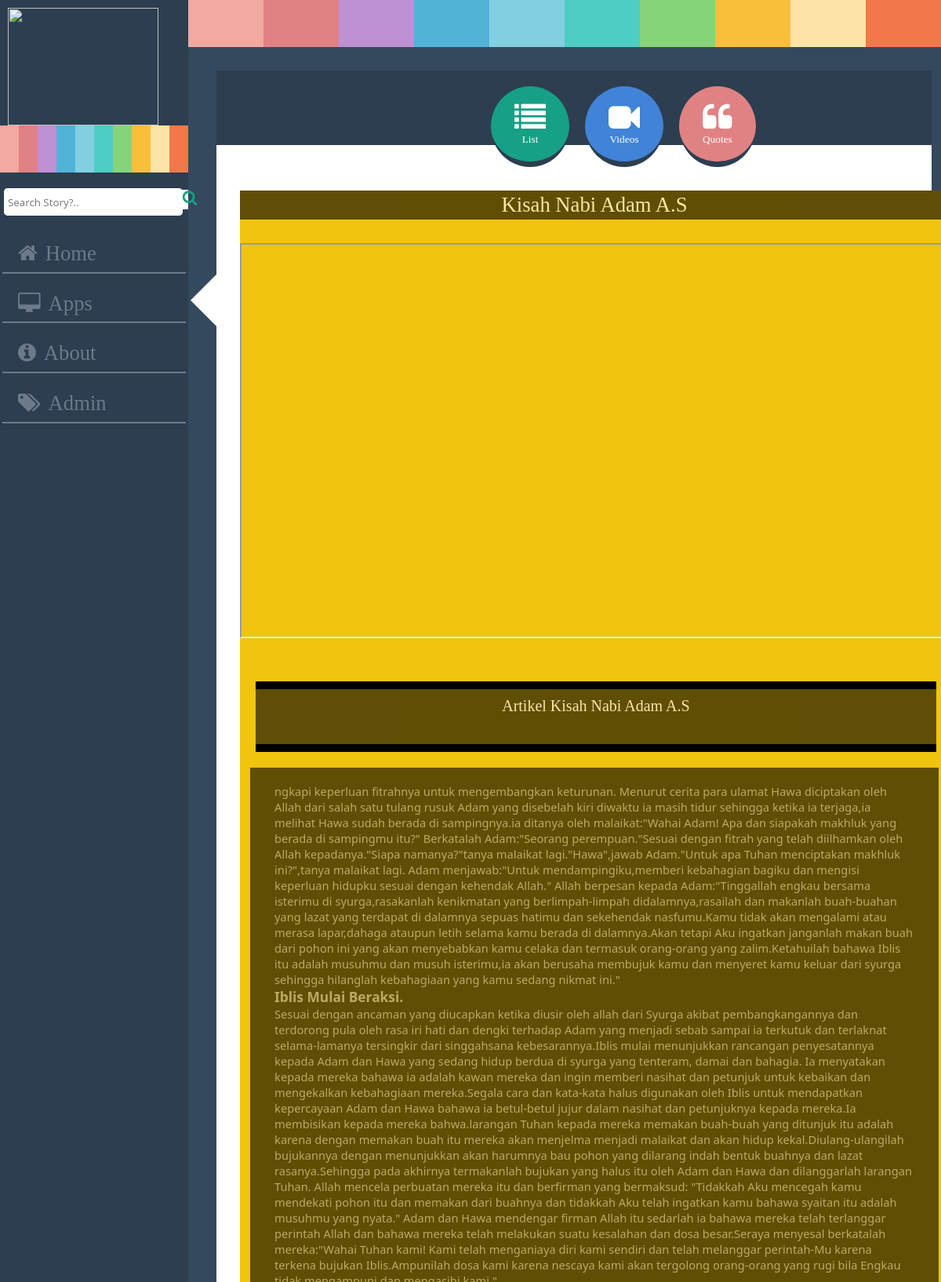
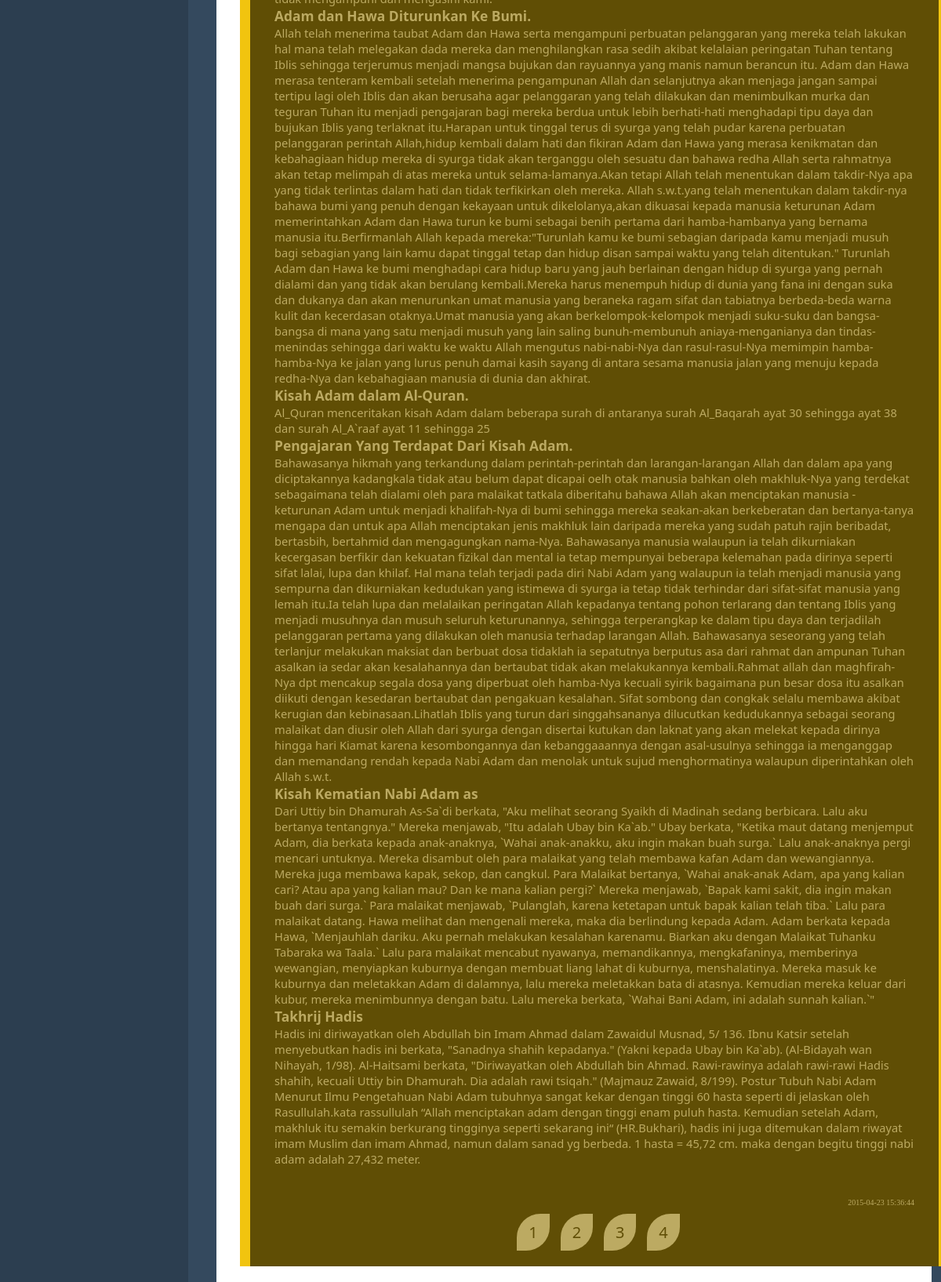
Screenshot of /next3.php?id=9 with the database file from the repository (2 pictures, top to bottom).
### tables this page shows
CREATE TABLE IF NOT EXISTS `kisah` (
  `id_kisah` int(10) NOT NULL AUTO_INCREMENT,
  `judul` text NOT NULL,
  `gambar` text NOT NULL,
  `video` text NOT NULL,
  `isi` text NOT NULL,
  `tgl` datetime NOT NULL,
  PRIMARY KEY (`id_kisah`)
);

### Web/next3.php (the view, shortened to what this page needs)
<?php
include "koneksi.php";
	if (isset($_GET['id'])) {
			$sql = $sh->prepare("SELECT *FROM kisah where id_kisah = '$_GET[id]'");
			$sql->execute();
			$data = $sql->fetch(PDO::FETCH_ASSOC);
		}else
			{
			header("Location:error.php");
		}if($data===false)
			{
				header("Location:error.php");
		}else if(!isset($_GET['id'])){
		header("location:error.php");
			}
?>
<html>
<head>
</head>
<link rel="stylesheet" href="css/font-awesome.min.css" type="text/css">
<link rel="stylesheet" href="css.css">
<body>
<div id="c">
<div id="c1">
	<div id="logo">
	<img src="f/sn.png">
	</div>
	<div id="a">
	<div id="s1"></div>
	<div id="s2"></div>
	<div id="s3"></div>
	<div id="s4"></div>
	<div id="s5"></div>
	<div id="s6"></div>
	<div id="s7"></div>
	<div id="s8"></div>
	<div id="s9"></div>
	<div id="s10"></div>
	</div>
	<div id="pencarian">
	<div id="cari">
	<form action="cari.php" method="Post" enctype="multipart/form-data">
		<input type="text" name="cari" placeholder="Search Story?.." required>
	</form>
	</div>
	<div id="ca"><i class="fa fa-search"></i></div>
	</div>
	<a href="index.php">
	<div id="home"><i class="fa fa-home"><span style="margin-left:10px;">Home</span></i></div>
	</a>
	<a href="app.php">
	<div id="app"><i class="fa fa-desktop"><span style="margin-left:10px;">Apps</span></i></div>
	</a>
	<a href="about.php">
	<div id="about"><i class="fa fa-info-circle"><span style="margin-left:10px;">About</span></i></div>
	</a>
	<a href="admin.php">
	<div id="admin"><i class="fa fa-tags"><span style="margin-left:10px;">Admin</span></i></div>
	</a>
</div>
<div id="c2">
	<div id="a">
	<div id="s1"></div>
	<div id="s2"></div>
	<div id="s3"></div>
	<div id="s4"></div>
	<div id="s5"></div>
	<div id="s6"></div>
	<div id="s7"></div>
	<div id="s8"></div>
	<div id="s9"></div>
	<div id="s10"></div>
	</div>
	<div id="ap1">
		<div id="ap2"></div>
		<div id="ap3">
			<div id="ap4">
				<a href="app.php?a=menu">
				<div id="ap5"><i class="fa fa-list"></i><br><span style="font-size:10pt;">List</span></div>
				</a>
				<a href="app.php?a=vid">
				<div id="ap6"><i class="fa fa-video-camera"></i><br><span style="font-size:10pt;">Videos</span></div>
				</a>
				<a href="app.php?a=quotes">
				<div id="ap7"><i class="fa fa-quote-left"></i><br><span style="font-size:10pt;">Quotes</span></div>
				</a>
			</div>
<div id="m4">
<?php
if (isset($_GET['id'])) {
					$sql = $sh->query("select * from kisah where id_kisah = '$_GET[id]'");
					$data = $sql->fetch(PDO::FETCH_ASSOC);
				}
				else {
					echo "Not Found :(";
				}
?>
<div id="video">
<div id="title"><?php echo $data['judul']; ?></div>
<iframe width="900" height="500" src="<?php echo $data['video'];?>" autofullscreen></iframe>
<div id="n">
<a href="?b=sin">
<div id="n1">Artikel <?php echo $data['judul']; ?></div>
</a>
</div>
<div id="n3">
<div id="n3">
<?php
include 'koneksi.php';
if (isset($_GET['id'])) {
					$sql = $sh->query("select * from kisah where id_kisah = '$_GET[id]'");
					$data = $sql->fetch(PDO::FETCH_ASSOC);
				}
				else {
					echo "Not Found :(";
				}
?>
<p>
<?php echo substr($data['isi'], 6000, 1000000); ?>
<br><br>
<br>
<p style="font-size:10px; float:right; font-family:Segoe Print;"><?php echo $data ['tgl'];?></p>
<div id="n6">
<a href="lihat.php?id=<?php echo $data['id_kisah']; ?>">
<div id="n4">1</div>
</a>
<a href="next1.php?id=<?php echo $data['id_kisah']; ?>">
<div id="n4">2</div>
</a>
<a href="next2.php?id=<?php echo $data['id_kisah']; ?>">
<div id="n4">3</div>
</a>
<a href="next3.php?id=<?php echo $data['id_kisah']; ?>">
<div id="n4">4</div>
</a>
</div>
</p>
</div>
</div>
</div>
</div>
</div>
</div>
</div>
</div>
</body>
</html>

### rows the page displays
kisah: judul "Kisah Nabi Adam A.S", isi "ngkapi keperluan fitrahnya untuk mengembangkan keturunan. Menurut cerita para ulamat Hawa diciptakan oleh Allah dari salah satu tulang rusuk Adam yang disebelah kiri diwaktu ia masih tidur sehingga ketika ia terjaga,ia melihat Hawa sudah berada di sampingnya.ia ditanya oleh malaikat:\"Wahai Adam! Apa dan siapakah makhluk yang berada di sampingmu itu?\" Berkatalah Adam:\"Seorang perempuan.\"Sesuai dengan fitrah yang telah diilhamkan oleh Allah kepadanya.\"Siapa namanya?\"tanya malaikat lagi.\"Hawa\",jawab Adam.\"Untuk apa Tuhan menciptakan makhluk ini?\",tanya malaikat lagi. Adam menjawab:\"Untuk mendampingiku,memberi kebahagian bagiku dan mengisi keperluan hidupku sesuai dengan kehendak Allah.\" Allah…", tgl "2015-04-23 15:36:44"
